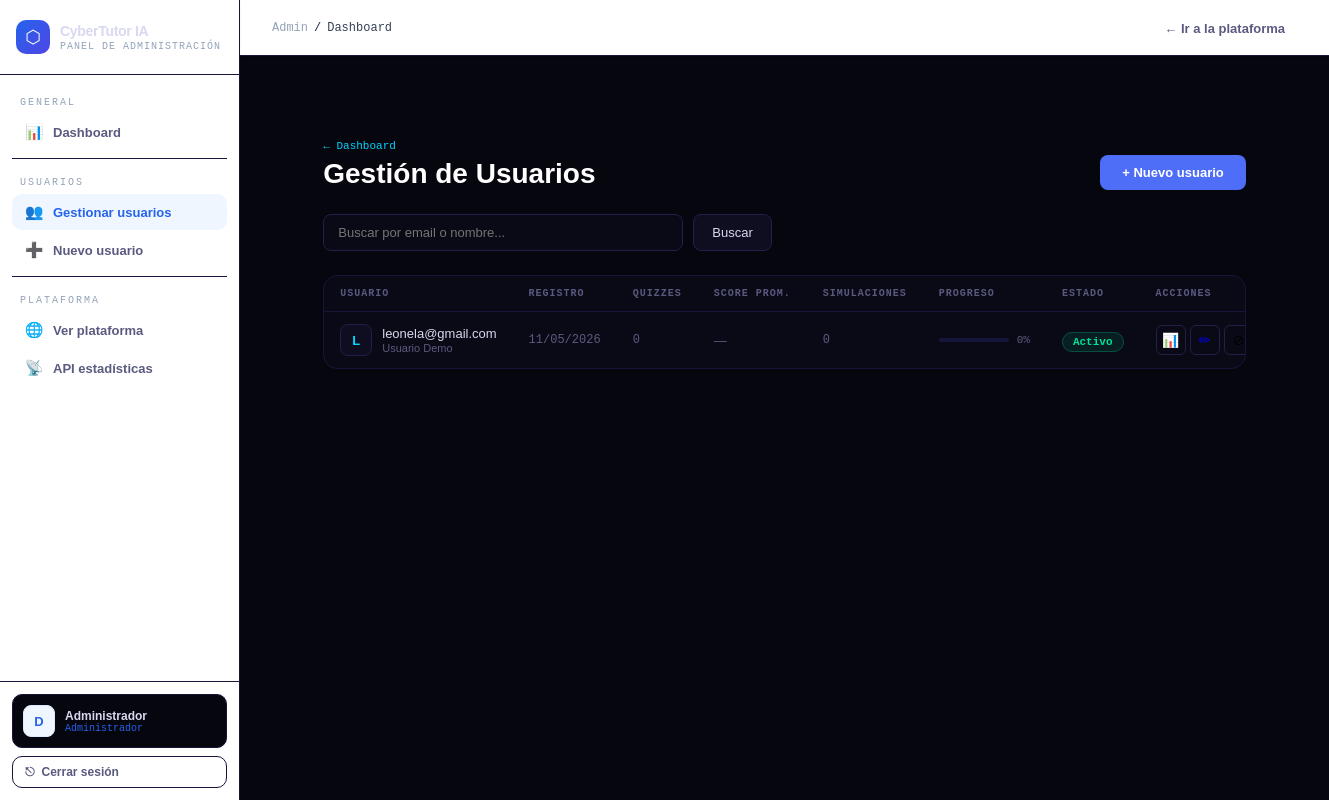
The app's page /admin/users (signed in) with its own data.
### app/models/user.py (models this page shows, shortened)
class User(db.Model, UserMixin):
    __tablename__ = 'user'
    id           = db.Column(db.Integer, primary_key=True)
    email        = db.Column(db.String(100), unique=True, nullable=False)
    password     = db.Column(db.String(255), nullable=False)
    name         = db.Column(db.String(100), default='')
    is_admin     = db.Column(db.Boolean, default=False)
    is_active    = db.Column(db.Boolean, default=True)
    created_at   = db.Column(db.DateTime, default=datetime.utcnow)
    last_login   = db.Column(db.DateTime, nullable=True)
    quiz_results       = db.relationship('QuizResult',       backref='user', lazy=True, cascade='all, delete-orphan')
    simulation_results = db.relationship('SimulationResult', backref='user', lazy=True, cascade='all, delete-orphan')
    course_visits      = db.relationship('CourseVisit',      backref='user', lazy=True, cascade='all, delete-orphan')
    @property
    def quiz_count(self):
        return len(self.quiz_results)
    @property
    def avg_quiz_score(self):
        if not self.quiz_results:
            return 0
        return round(sum(r.score for r in self.quiz_results) / len(self.quiz_results))
    @property
    def simulation_count(self):
        return len(self.simulation_results)
    @property
    def simulation_correct(self):
        return sum(1 for r in self.simulation_results if r.is_correct)
    @property
    def courses_visited(self):
        return len(set(v.course_id for v in self.course_visits))
    @property
    def overall_progress(self):
        quiz_score   = self.avg_quiz_score * 0.4          # 40%
        sim_score    = (self.simulation_correct / max(self.simulation_count, 1)) * 100 * 0.3  # 30%
        course_score = min(self.courses_visited / 4, 1) * 100 * 0.3   # 30% (4 cursos total)
        return round(quiz_score + sim_score + course_score)

### app/routes/admin.py (the view)
@admin.route('/users')
@login_required
@admin_required
def users():
    search = request.args.get('q', '').strip()
    page   = request.args.get('page', 1, type=int)
    query = User.query.filter_by(is_admin=False)
    if search:
        query = query.filter(User.email.ilike(f'%{search}%') | User.name.ilike(f'%{search}%'))
    users_paginated = query.order_by(User.created_at.desc()).paginate(page=page, per_page=15)
    return render_template('admin/users_admin.html', users=users_paginated, search=search)

### app/routes/admin.py (called while the page is built)
def admin_required(f):
    @wraps(f)
    def decorated(*args, **kwargs):
        if not current_user.is_authenticated or not current_user.is_admin:
            flash('Acceso restringido al panel de administrador.', 'error')
            return redirect(url_for('main.home'))
        return f(*args, **kwargs)
    return decorated

### app/templates/admin/users_admin.html (shortened to what this page needs)
{% extends "base_admin.html" %}
{% block content %}
<div class="adm-page">
  <div class="adm-header">
    <div>
      <div class="adm-eyebrow"><a href="{{ url_for('admin.dashboard') }}" class="adm-back">← Dashboard</a></div>
      <h1 class="adm-title">Gestión de Usuarios</h1>
    </div>
    <a href="{{ url_for('admin.create_user') }}" class="btn-adm-primary">+ Nuevo usuario</a>
  </div>
  <form method="GET" class="search-form">
    <input type="text" name="q" value="{{ search }}" placeholder="Buscar por email o nombre..." class="search-input">
    <button type="submit" class="search-btn">Buscar</button>
  </form>
  <div class="adm-card" style="padding:0; overflow:hidden;">
    <div class="adm-table-wrap">
      <table class="adm-table">
        <thead>
          <tr>
            <th>Usuario</th>
            <th>Registro</th>
            <th>Quizzes</th>
            <th>Score Prom.</th>
            <th>Simulaciones</th>
            <th>Progreso</th>
            <th>Estado</th>
            <th>Acciones</th>
          </tr>
        </thead>
        <tbody>
          {% for user in users.items %}
          <tr id="row-{{ user.id }}">
            <td>
              <div class="td-user">
                <div class="user-avatar {% if not user.is_active %}avatar-inactive{% endif %}">
                  {{ user.email[0].upper() }}
                </div>
                <div>
                  <div class="td-email">{{ user.email }}</div>
                  {% if user.name %}<div class="td-name">{{ user.name }}</div>{% endif %}
                </div>
              </div>
            </td>
            <td class="td-muted td-mono">{{ user.created_at.strftime('%d/%m/%Y') }}</td>
            <td class="td-muted td-mono">{{ user.quiz_count }}</td>
            <td>
              {% if user.avg_quiz_score > 0 %}
              <span class="score-pill {% if user.avg_quiz_score >= 90 %}pill-green{% elif user.avg_quiz_score >= 70 %}pill-blue{% elif user.avg_quiz_score >= 50 %}pill-yellow{% else %}pill-red{% endif %}">
                {{ user.avg_quiz_score }}%
              </span>
              {% else %}
              <span class="td-muted">—</span>
              {% endif %}
            </td>
            <td class="td-muted td-mono">{{ user.simulation_count }}</td>
            <td>
              <div style="display:flex; align-items:center; gap:8px;">
                <div class="mini-progress">
                </div>
                <span class="mini-pct">{{ user.overall_progress }}%</span>
              </div>
            </td>
            <td>
              <span class="status-pill {% if user.is_active %}status-active{% else %}status-inactive{% endif %}" id="status-{{ user.id }}">
                {{ 'Activo' if user.is_active else 'Inactivo' }}
              </span>
            </td>
            <td>
              <div class="action-row">
                <a href="{{ url_for('admin.user_progress', user_id=user.id) }}" class="btn-action btn-progress" title="Ver progreso">📊</a>
                <a href="{{ url_for('admin.edit_user', user_id=user.id) }}" class="btn-action btn-edit" title="Editar">✏</a>
                <button class="btn-action btn-toggle" onclick="toggleUser({{ user.id }})" title="{{ 'Desactivar' if user.is_active else 'Activar' }}" id="toggle-{{ user.id }}">
                </button>
              </div>
            </td>
          </tr>
          {% else %}
          <tr><td colspan="8" class="adm-empty">No se encontraron usuarios{% if search %} para "{{ search }}"{% endif %}.</td></tr>
          {% endfor %}
        </tbody>
      </table>
    </div>
  </div>
</div>
{% endblock %}

### app/templates/base_admin.html (shortened to what this page needs)
<!DOCTYPE html>
<html lang="es">
<head>
</head>
<body>
<aside class="adm-sidebar" id="sidebar">
  <div class="sidebar-logo">
    <div class="logo-wrap">
      <div class="logo-icon">⬡</div>
      <div>
        <div class="logo-title">CyberTutor IA</div>
        <div class="logo-sub">Panel de administración</div>
      </div>
    </div>
  </div>
  <nav class="sidebar-nav">
    <span class="nav-section-label">General</span>
    <a href="{{ url_for('admin.dashboard') }}"
       class="nav-link {% if request.endpoint == 'admin.dashboard' %}active{% endif %}">
      <span class="nav-icon">📊</span> Dashboard
    </a>
    <div class="nav-divider"></div>
    <span class="nav-section-label">Usuarios</span>
    <a href="{{ url_for('admin.users') }}"
       class="nav-link {% if request.endpoint in ['admin.users', 'admin.create_user', 'admin.edit_user'] %}active{% endif %}">
      <span class="nav-icon">👥</span> Gestionar usuarios
    </a>
    <a href="{{ url_for('admin.create_user') }}" class="nav-link">
      <span class="nav-icon">➕</span> Nuevo usuario
    </a>
    <div class="nav-divider"></div>
    <span class="nav-section-label">Plataforma</span>
    <a href="{{ url_for('main.home') }}" class="nav-link" target="_blank">
      <span class="nav-icon">🌐</span> Ver plataforma
    </a>
    <a href="{{ url_for('admin.api_stats') }}" class="nav-link" target="_blank">
      <span class="nav-icon">📡</span> API estadísticas
    </a>
  </nav>
  <div class="sidebar-footer">
    <div class="admin-profile">
      <div class="profile-avatar">
        {{ current_user.email[0].upper() if current_user.is_authenticated else 'A' }}
      </div>
      <div>
        <div class="profile-name">
          {{ current_user.name or current_user.email if current_user.is_authenticated else 'Admin' }}
        </div>
        <div class="profile-role">Administrador</div>
      </div>
    </div>
    <a href="{{ url_for('auth.logout') }}" class="btn-logout">
      <span>⎋</span> Cerrar sesión
    </a>
  </div>
</aside>
<main class="adm-main">
  <div class="adm-topnav">
    <div class="breadcrumb">
      <a href="{{ url_for('admin.dashboard') }}">Admin</a>
      <span class="sep">/</span>
      <span class="current">{% block breadcrumb %}Dashboard{% endblock %}</span>
    </div>
    <div class="topnav-right">
      <a href="{{ url_for('main.home') }}" target="_blank">← Ir a la plataforma</a>
    </div>
  </div>
  <div style="padding: 0 2rem; padding-top: 1.25rem;">
  </div>
  <div class="adm-content">
    {% block content %}{% endblock %}
  </div>
</main>
</body>
</html>

### app/templates/base_admin.html (style rules this page uses)
:root { --blue: #2563eb; --blue-d: #1d4ed8; --blue-light: #dbeafe; --blue-xl: #eff6ff; --green: #059669; --green-xl: #ecfdf5; --green-light:#d1fae5; --orange: #d97706; --orange-xl: #fffbeb; --danger: #dc2626; --danger-xl: #fef2f2; --indigo: #4f46e5; --text: #0f172a; --text2: #334155; --muted: #64748b; --hint: #94a3b8; --border: rgba(15,23,42,0.08); --border2: rgba(15,23,42,0.12); --bg: #f4f7fb; --bg2: #eef2f8; --surface: #ffffff; --sans: 'Plus Jakarta Sans', sans-serif; --mono: 'DM Mono', monospace; --sidebar-w: 240px; --r-sm: 6px; --r-md: 10px; --r-lg: 16px; --shadow-xs: 0 1px 3px rgba(15,23,42,0.06); --shadow-sm: 0 2px 8px rgba(15,23,42,0.08); }
*, *::before, *::after { box-sizing: border-box; margin: 0; padding: 0; }
html { scroll-behavior: smooth; }
body { background: var(--bg); color: var(--text); font-family: var(--sans); min-height: 100vh; display: flex; }
.adm-sidebar { width: var(--sidebar-w); min-height: 100vh; background: var(--surface); border-right: 1px solid var(--border); display: flex; flex-direction: column; position: fixed; top: 0; left: 0; z-index: 100; box-shadow: var(--shadow-xs); transition: transform 0.3s; }
.sidebar-logo { padding: 1.25rem 1rem; border-bottom: 1px solid var(--border); }
.logo-wrap { display: flex; align-items: center; gap: 10px; }
.logo-icon { width: 34px; height: 34px; background: linear-gradient(135deg, var(--blue), var(--indigo)); border-radius: 10px; display: flex; align-items: center; justify-content: center; font-size: 18px; color: white; flex-shrink: 0; }
.logo-title { font-size: 14px; font-weight: 800; color: var(--text); letter-spacing: -0.3px; }
.logo-sub { font-family: var(--mono); font-size: 10px; color: var(--hint); letter-spacing: 1px; text-transform: uppercase; margin-top: 2px; }
.sidebar-nav { flex: 1; padding: 0.75rem 0.75rem; display: flex; flex-direction: column; gap: 2px; overflow-y: auto; }
.nav-section-label { font-family: var(--mono); font-size: 10px; color: var(--hint); text-transform: uppercase; letter-spacing: 2px; padding: 10px 8px 4px; }
.nav-link { display: flex; align-items: center; gap: 9px; padding: 9px 12px; border-radius: var(--r-md); color: var(--muted); text-decoration: none; font-size: 13px; font-weight: 600; transition: all 0.15s; }
.nav-link.active { color: var(--blue); background: var(--blue-xl); }
.nav-icon { font-size: 15px; width: 20px; text-align: center; flex-shrink: 0; }
.nav-divider { height: 1px; background: var(--border); margin: 6px 0; }
.sidebar-footer { padding: 0.75rem; border-top: 1px solid var(--border); }
.admin-profile { display: flex; align-items: center; gap: 10px; padding: 10px 10px; border-radius: var(--r-md); background: var(--bg); border: 1px solid var(--border); margin-bottom: 8px; }
.profile-avatar { width: 32px; height: 32px; border-radius: 8px; background: var(--blue-xl); border: 1px solid var(--blue-light); display: flex; align-items: center; justify-content: center; font-weight: 700; font-size: 13px; color: var(--blue); flex-shrink: 0; }
.profile-name { font-size: 12px; font-weight: 700; color: var(--text); }
.profile-role { font-family: var(--mono); font-size: 10px; color: var(--blue); }
.btn-logout { display: flex; align-items: center; gap: 7px; width: 100%; padding: 8px 12px; background: transparent; border: 1px solid var(--border); border-radius: var(--r-md); color: var(--muted); font-size: 12px; font-weight: 600; cursor: pointer; font-family: var(--sans); text-decoration: none; transition: all 0.2s; }
.adm-main { margin-left: var(--sidebar-w); flex: 1; min-height: 100vh; }
.adm-topnav { height: 56px; border-bottom: 1px solid var(--border); display: flex; align-items: center; justify-content: space-between; padding: 0 2rem; background: white; position: sticky; top: 0; z-index: 50; box-shadow: var(--shadow-xs); }
.breadcrumb { display: flex; align-items: center; gap: 6px; font-family: var(--mono); font-size: 12px; color: var(--hint); }
.breadcrumb a { color: var(--hint); text-decoration: none; transition: color 0.15s; }
.breadcrumb .sep { color: var(--border2); }
.breadcrumb .current { color: var(--text2); font-weight: 500; }
.topnav-right a { font-size: 13px; color: var(--muted); text-decoration: none; padding: 6px 12px; border-radius: 6px; transition: all 0.15s; font-family: var(--sans); font-weight: 600; }
.adm-content { padding: 2rem; }
.adm-content > * { animation: fadeInUp 0.35s ease both; }

### records on screen
User: is_active+email "D", is_active+name "Administrador"
User: email "L", email "leonela@gmail.com", name "Usuario Demo", created_at "11/05/2026", quiz_count "0", simulation_count "0", overall_progress "0", is_active "Activo"
